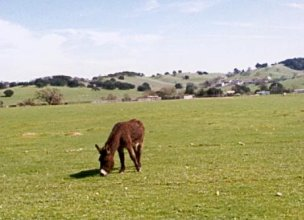
#> input picture assignment3/donkey.jpg, 304 x 220 px
$ jupyter execute --allow-errors ass3.ipynb
#> lines starting #> are read from the running program, lines starting #| are printed output that depends on the picture; after the words box and inside, x2 and y2 are one past the last pixel; in counts of white or black regions, pixels touching at a corner belong together
[cell 1]
from PIL import Image, ImageDraw
import numpy as np
import random
import os.path
import pickle

##############################################################################
#                        Functions for you to complete                       #
##############################################################################

def ComputeSSD(TODOPatch, TODOMask, textureIm, patchL):
	patch_rows, patch_cols, patch_bands = np.shape(TODOPatch)
	tex_rows, tex_cols, tex_bands = np.shape(textureIm)
	ssd_rows = tex_rows - 2 * patchL
	ssd_cols = tex_cols - 2 * patchL
	SSD = np.zeros((ssd_rows,ssd_cols))
	for r in range(ssd_rows):
		for c in range(ssd_cols):
			# Compute sum square difference between textureIm and TODOPatch
			# for all pixels where TODOMask = 0, and store the result in SSD
			#
			# ADD YOUR CODE HERE
			#
			textureIm.astype(np.float64)
			TODOPatch.astype(np.float64)
			red = np.sum(np.square(np.bitwise_and(textureIm[r:r+patch_rows,c:c+patch_cols,0] - TODOPatch[:,:,0], np.logical_not(TODOMask))))
			green = np.sum(np.square(np.bitwise_and(textureIm[r:r+patch_rows,c:c+patch_cols,1] - TODOPatch[:,:,1], np.logical_not(TODOMask))))
			blue = np.sum(np.square(np.bitwise_and(textureIm[r:r+patch_rows,c:c+patch_cols,2] - TODOPatch[:,:,2], np.logical_not(TODOMask))))
			SSD[r,c] = red + green + blue
			pass
		pass
	return SSD

def CopyPatch(imHole,TODOMask,textureIm,iPatchCenter,jPatchCenter,iMatchCenter,jMatchCenter,patchL):
	patchSize = 2 * patchL + 1
	for i in range(patchSize):
		for j in range(patchSize):
			# Copy the selected patch selectPatch into the image containing
			# the hole imHole for each pixel where TODOMask = 1.
			# The patch is centred on iPatchCenter, jPatchCenter in the image imHole
			#
			# ADD YOUR CODE HERE
			#
			imHole[iPatchCenter-patchL+i,jPatchCenter-patchL+j,:] = textureIm[iMatchCenter-patchL+i,jMatchCenter-patchL+j,:] if TODOMask[i,j] else imHole[iPatchCenter-patchL+i,jPatchCenter-patchL+j,:]
			pass
		pass
	return imHole

##############################################################################
#                            Some helper functions                           #
##############################################################################

def DrawBox(im,x1,y1,x2,y2):
	draw = ImageDraw.Draw(im)
	draw.line((x1,y1,x1,y2),fill="white",width=1)
	draw.line((x1,y1,x2,y1),fill="white",width=1)
	draw.line((x2,y2,x1,y2),fill="white",width=1)
	draw.line((x2,y2,x2,y1),fill="white",width=1)
	del draw
	return im

def Find_Edge(hole_mask):
	[cols, rows] = np.shape(hole_mask)
	edge_mask = np.zeros(np.shape(hole_mask))
	for y in range(rows):
		for x in range(cols):
			if (hole_mask[x,y] == 1):
				if (hole_mask[x-1,y] == 0 or
						hole_mask[x+1,y] == 0 or
						hole_mask[x,y-1] == 0 or
						hole_mask[x,y+1] == 0):
					edge_mask[x,y] = 1
	return edge_mask

##############################################################################
#                           Main script starts here                          #
##############################################################################
def main_script(fileName, patchL=10, randomPatchSD=1):
	#
	# Constants
	#

	# Change patchL to change the patch size used (patch size is 2 *patchL + 1)
	# patchL = 10
#> called with fileName = 'donkey.jpg', patchL = 10, randomPatchSD = 1
	patchSize = 2*patchL+1

	# Standard deviation for random patch selection
	# randomPatchSD = 1

	# Display results interactively
	showResults = False

	#
	# Read input image
	#

	im = Image.open(fileName).convert('RGB')
#> im is the input picture: PIL image 304x220 RGB; mean R, G, B 174.7, 172.6, 136.1
	im_array = np.asarray(im, dtype=np.uint8)
	imRows, imCols, imBands = np.shape(im_array)
#> imRows = 220; imCols = 304; imBands = 3

	#
	# Define hole and texture regions.  This will use files fill_region.pkl and
	#   texture_region.pkl, if both exist, otherwise user has to select the regions.
	if os.path.isfile('fill_region.pkl') and os.path.isfile('texture_region.pkl'):
		fill_region_file = open('fill_region.pkl', 'rb')
#> (reads assignment3/fill_region.pkl from the repository)
		fillRegion = pickle.load( fill_region_file )
		fill_region_file.close()

		texture_region_file = open('texture_region.pkl', 'rb')
#> (reads assignment3/texture_region.pkl from the repository)
		textureRegion = pickle.load( texture_region_file )
		texture_region_file.close()
	else:
		# ask the user to define the regions
		print("Specify the fill and texture regions using polyselect.py")
		exit()

	#
	# Get coordinates for hole and texture regions
	#

	fill_indices = fillRegion.nonzero()
	nFill = len(fill_indices[0])                # number of pixels to be filled
	iFillMax = max(fill_indices[0])
	iFillMin = min(fill_indices[0])
	jFillMax = max(fill_indices[1])
	jFillMin = min(fill_indices[1])
	assert((iFillMin >= patchL) and
			(iFillMax < imRows - patchL) and
			(jFillMin >= patchL) and
			(jFillMax < imCols - patchL)) , "Hole is too close to edge of image for this patch size"

	texture_indices = textureRegion.nonzero()
	iTextureMax = max(texture_indices[0])
	iTextureMin = min(texture_indices[0])
	jTextureMax = max(texture_indices[1])
	jTextureMin = min(texture_indices[1])
	textureIm   = im_array[iTextureMin:iTextureMax+1, jTextureMin:jTextureMax+1, :]
	texImRows, texImCols, texImBands = np.shape(textureIm)
#> texImRows = 74; texImCols = 42; texImBands = 3
	assert((texImRows > patchSize) and
			(texImCols > patchSize)) , "Texture image is smaller than patch size"

	#
	# Initialize imHole for texture synthesis (i.e., set fill pixels to 0)
	#

	imHole = im_array.copy()
	imHole[fill_indices] = 0
#> imHole: shape (220, 304, 3); 7.07% of pixels changed, all inside (x1, y1, x2, y2) = (179, 44, 266, 116)

	#
	# Is the user happy with fillRegion and textureIm?
	#
	if showResults == True:
		# original
		im.show()
		# convert to a PIL image, show fillRegion and draw a box around textureIm
		im1 = Image.fromarray(imHole).convert('RGB')
		im1 = DrawBox(im1,jTextureMin,iTextureMin,jTextureMax,iTextureMax)
		im1.show()
		print("Are you happy with this choice of fillRegion and textureIm?")
		Yes_or_No = False
		while not Yes_or_No:
			answer = input("Yes or No: ")
			if answer == "Yes" or answer == "No":
				Yes_or_No = True
		assert answer == "Yes", "You must be happy. Please try again."

	#
	# Perform the hole filling
	#

	while (nFill > 0):
		print("Number of pixels remaining = " , nFill)

		# Set TODORegion to pixels on the boundary of the current fillRegion
		TODORegion = Find_Edge(fillRegion)
		edge_pixels = TODORegion.nonzero()
		nTODO = len(edge_pixels[0])

		while(nTODO > 0):

			# Pick a random pixel from the TODORegion
			index = np.random.randint(0,nTODO)
			iPatchCenter = edge_pixels[0][index]
			jPatchCenter = edge_pixels[1][index]

			# Define the coordinates for the TODOPatch
			TODOPatch = imHole[iPatchCenter-patchL:iPatchCenter+patchL+1,jPatchCenter-patchL:jPatchCenter+patchL+1,:]
			TODOMask = fillRegion[iPatchCenter-patchL:iPatchCenter+patchL+1,jPatchCenter-patchL:jPatchCenter+patchL+1]

			#
			# Compute masked SSD of TODOPatch and textureIm
			#
			ssdIm = ComputeSSD(TODOPatch, TODOMask, textureIm, patchL)

			# Randomized selection of one of the best texture patches
			ssdIm1 = np.sort(np.copy(ssdIm),axis=None)
			ssdValue = ssdIm1[min(round(abs(random.gauss(0,randomPatchSD))),np.size(ssdIm1)-1)]
			ssdIndex = np.nonzero(ssdIm==ssdValue)
			iSelectCenter = ssdIndex[0][0]
			jSelectCenter = ssdIndex[1][0]

			# adjust i, j coordinates relative to textureIm
			iSelectCenter = iSelectCenter + patchL
			jSelectCenter = jSelectCenter + patchL
			selectPatch = textureIm[iSelectCenter-patchL:iSelectCenter+patchL+1,jSelectCenter-patchL:jSelectCenter+patchL+1,:]

			#
			# Copy patch into hole
			#
			imHole = CopyPatch(imHole,TODOMask,textureIm,iPatchCenter,jPatchCenter,iSelectCenter,jSelectCenter,patchL)

			# Update TODORegion and fillRegion by removing locations that overlapped the patch
			TODORegion[iPatchCenter-patchL:iPatchCenter+patchL+1,jPatchCenter-patchL:jPatchCenter+patchL+1] = 0
			fillRegion[iPatchCenter-patchL:iPatchCenter+patchL+1,jPatchCenter-patchL:jPatchCenter+patchL+1] = 0

			edge_pixels = TODORegion.nonzero()
			nTODO = len(edge_pixels[0])

		fill_indices = fillRegion.nonzero()
		nFill = len(fill_indices[0])
#> this loop made 3 passes
#> (fill_indices, nFill) on passes 1 to 3: (2224 positions, rows 58 to 103, columns 190 to 254, 2224), (578 positions, rows 72 to 92, columns 201 to 243, 578), ((empty array, empty array), 0)
#| Number of pixels remaining =  2224
#| Number of pixels remaining =  578
#> TODORegion: shape (225, 300) float64; every value is 0
#> fillRegion: shape (225, 300); every value is 0
#> imHole: shape (220, 304, 3); mean R, G, B 173.4, 171.3, 130.2

	#
	# Output results
	#
	if showResults == True:
		Image.fromarray(imHole).convert('RGB').show()
	Image.fromarray(imHole).convert('RGB').save(fileName.replace('.jpg','-results.jpg'))

[cell 2]
main_script("donkey.jpg")
display(Image.open("donkey.jpg"))
display(Image.open("donkey-results.jpg"))

[cell 3]
main_script("dog.jpg")
#> call 2 of main_script, with fileName = 'dog.jpg', patchL = 10, randomPatchSD = 1
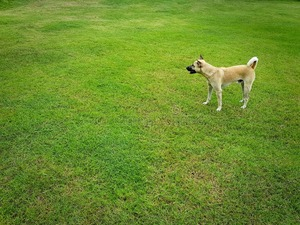
#> input picture assignment3/dog.jpg, 300 x 225 px
#> in main_script, im is the input picture: PIL image 300x225 RGB; mean R, G, B 108.3, 140.3, 45.3
#> the loop in main_script (call 2), `while (nFill > 0):` made 3 passes
#> (fill_indices, nFill) on passes 1 to 3: (2285 positions, rows 58 to 103, columns 190 to 254, 2285), (527 positions, rows 73 to 91, columns 205 to 243, 527), ((empty array, empty array), 0)
#| Number of pixels remaining =  2285
#| Number of pixels remaining =  527
#> after the loop in main_script (call 2), `while (nFill > 0):`:
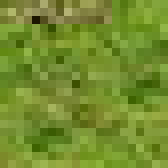
#> TODOPatch: shape (21, 21, 3) (shown 8 times larger); mean R, G, B 116, 141.2, 45.8
#> after the loop in main_script (call 2), `while (nFill > 0):`:
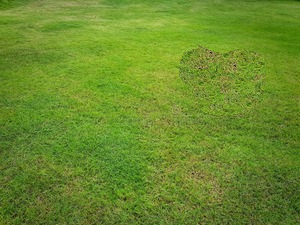
#> imHole: shape (225, 300, 3); mean R, G, B 107, 139.4, 44
display(Image.open("dog.jpg"))
display(Image.open("dog-results.jpg"))
# The grass in the background is quite difficult for the algorithm. There are simply too much variables to consider for SSD to work well. The grass pixels get higher and higher in frequency higher up in the image. There are bright and dark patches of grass. Different shades of green and yellow are present. Given that the algorithm starts from the edges then goes inwards, the patches that match a portion of the rim may not match another portion of the rim, resulting in colour and brightness gaps when those sections join.

[cell 4]
main_script("ducks.jpg")
#> call 3 of main_script, with fileName = 'ducks.jpg', patchL = 10, randomPatchSD = 1
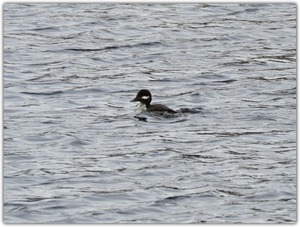
#> input picture assignment3/ducks.jpg, 300 x 227 px
#> in main_script, im is the input picture: PIL image 300x227 RGB; mean R, G, B 168.1, 171.7, 176.4
#> in main_script (call 3), `imHole[fill_indices] = 0`:
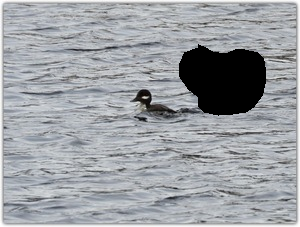
#> imHole: shape (227, 300, 3); 6.94% of pixels changed, all inside (x1, y1, x2, y2) = (179, 44, 266, 116)
#> the loop in main_script (call 3), `while (nFill > 0):` made 3 passes
#| Number of pixels remaining =  2234
#| Number of pixels remaining =  664
#> after the loop in main_script (call 3), `while (nFill > 0):`:
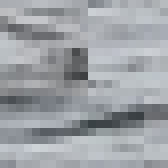
#> TODOPatch: shape (21, 21, 3) (shown 8 times larger); mean R, G, B 157.8, 161.5, 166.1
#> after the loop in main_script (call 3), `while (nFill > 0):`:
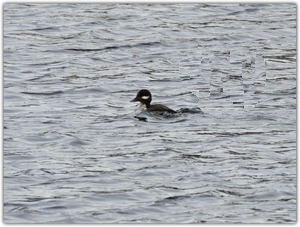
#> imHole: shape (227, 300, 3); 6.94% of pixels changed, all inside (x1, y1, x2, y2) = (179, 44, 266, 116)
display(Image.open("ducks.jpg"))
display(Image.open("ducks-results.jpg"))
# In this case, the algorithm performs pretty well at replacing the duck. Similar to the grass in the donkey image, waves benefit from the slight randomization of the algorithm, and have the benefit of the artifacts being less noticable as they are overshadowed by the sheer amount of different texons from the waves/water.

#> (a cell that did not finish here is left out)

[cell 6]
# patchL is proportional to the size of the texture patch that the SSD and other computations are performed on.
# If this value is too small, the texture patch will be too small to capture the texture of the texture image. For instance, if the texture is a poka dot pattern,  only quarter of a circle is captured in a patch, the synthesized texture may be a repeating pattern of quarter of a circle rather than full circles.
# If this value is too large, given that we do not have a Gaussian weight for local structure, samples far from p will be considered in the computation of the SSD. This can result in noisy/unexpected results.
display(Image.open("ducks.jpg"))
main_script("ducks.jpg", patchL=6)
#> call 4 of main_script, with fileName = 'ducks.jpg', patchL = 6, randomPatchSD = 1
#> the loop in main_script (call 4), `while (nFill > 0):` made 5 passes
#| Number of pixels remaining =  3137
#| Number of pixels remaining =  1725
#| Number of pixels remaining =  678
#| Number of pixels remaining =  73
#> after the loop in main_script (call 4), `while (nFill > 0):`:
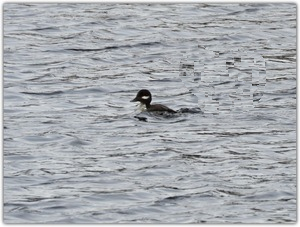
#> imHole: shape (227, 300, 3); 6.94% of pixels changed, all inside (x1, y1, x2, y2) = (179, 44, 266, 116)
display(Image.open("ducks-results.jpg"))
main_script("ducks.jpg", patchL=20)
#> the loop in main_script (call 5), `while (nFill > 0):` made 2 passes
#| Number of pixels remaining =  807
#> after the loop in main_script (call 5), `while (nFill > 0):`:
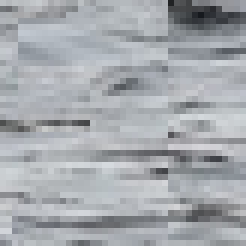
#> TODOPatch: shape (41, 41, 3) (shown 6 times larger); mean R, G, B 165, 168.7, 173.3
#> after the loop in main_script (call 5), `while (nFill > 0):`:
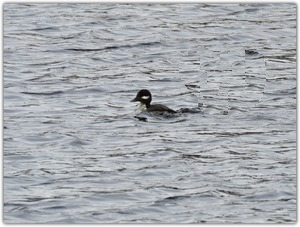
#> imHole: shape (227, 300, 3); 6.94% of pixels changed, all inside (x1, y1, x2, y2) = (179, 44, 266, 116)
display(Image.open("ducks-results.jpg"))
# In the first duck texture synthesis, you can see that the 'horizontal' lines generated by the waves are not fully captured by the patch, resulting in a lot of 'short' waves in the texture synthesis. This can potentially be resolved by copying just the center pixel as suggested by original Efros and Leung paper.
# In the second duck texture synthesis, while longer waves are captured, they don't quite line up with the existing waves surrounding the duck.
# Therefore the more optimal value of 10 gets less noticeable artifacts.
